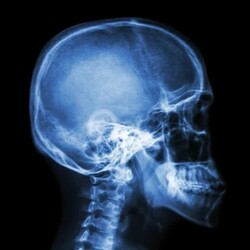
#> input picture Prueba2.jpg, 250 x 250 px
$ python Maestro_Esclavo_Rossler.py
#> lines starting #> are read from the running program, lines starting #| are printed output that depends on the picture; long printed decimals are rounded
"""
Este código será experimental para implementar
el sistema Maestro-Esclavo en un mismo código
"""
from pathlib import Path
import numpy as np
import pandas as pd
import time
import matplotlib.pyplot as plt
from scipy.integrate import solve_ivp
from PIL import Image

# PARÁMETROS DE ROSSLER
ROSSLER_PARAMS = {
    'a': 0.2,
    'b': 0.2,
    'c': 5.7
}

A = 0.3
B = 0.201
C = 5.7

H = 0.01
TIEMPO_SINC = 3500
KEYSTREAM = 40000
Y0_MAESTRO = [0.1, 0.1, 0.1]
Y0_ESCLAVO = [1.0, 1.0, 1.0]
K = 0.1


# ========== RUTAS Y ARCHIVOS ==========
CARPETA_RESULTADOS = Path("Resultados_Solo_Rossler")
CARPETA_RESULTADOS.mkdir(exist_ok=True)
IMAGEN_ORIGINAL = Path("Prueba2.jpg")
IMAGEN_DESCIFRADA = CARPETA_RESULTADOS / "ImagenDescifrada_Local.png"

# SERIES TEMPORALES
RUTA_SERIE_X = CARPETA_RESULTADOS / "x_maestro_esclavo.png"
RUTA_SERIE_Y = CARPETA_RESULTADOS / "y_maestro_esclavo.png"
RUTA_SERIE_Z = CARPETA_RESULTADOS / "z_maestro_esclavo.png"
# ERROR
RUTA_ERRORES = CARPETA_RESULTADOS / "errores_sincronizacion.csv"
RUTA_ERRORES_MEDIOS = CARPETA_RESULTADOS / "errores_medios_sincronizacion.csv"
RUTA_ERROR_X = CARPETA_RESULTADOS / "error_x.png"
RUTA_ERROR_Y = CARPETA_RESULTADOS / "error_y.png"
RUTA_ERROR_Z = CARPETA_RESULTADOS / "error_z.png"
# DISPERSION
RUTA_DISPERSION_X = CARPETA_RESULTADOS / "dispersion_x.png"
RUTA_DISPERSION_Y = CARPETA_RESULTADOS / "dispersion_y.png"
RUTA_DISPERSION_Z = CARPETA_RESULTADOS / "dispersion_z.png"

# SALIDAS CIFRADO
RUTA_IMAGEN_CONFUSION = CARPETA_RESULTADOS / "ImagenConfusion_Local.png"
RUTA_IMAGEN_CIFRADA = CARPETA_RESULTADOS / "ImagenCifrada_Local.png"
RUTA_TIMINGS = CARPETA_RESULTADOS / "tiempos_procesos.csv"
RUTA_DISPERSION = CARPETA_RESULTADOS / "diagrama_dispersion.png"
RUTA_HAMMING = CARPETA_RESULTADOS / "hamming.csv"
RUTA_VECTOR_CIFRADO_SERIE = CARPETA_RESULTADOS / "vector_cifrado.png"
RUTA_HISTOGRAMA_IMAGENES = CARPETA_RESULTADOS / "histogramas_imagenes.png"
RUTA_CORRELACION = CARPETA_RESULTADOS / "correlacion.csv"
RUTA_SERIES_VECTORES = CARPETA_RESULTADOS / "series_imagen_rossler.png"

PUNTOS_EVAL = 10000

RUTA_DISTANCIA_HAMMING_A = CARPETA_RESULTADOS / "hamming_vs_a.png"
RUTA_DISTANCIA_HAMMING_CSV_A = CARPETA_RESULTADOS / "hamming_vs_a.csv"
RUTA_DISTANCIA_HAMMING_B = CARPETA_RESULTADOS / "hamming_vs_b.png"
RUTA_DISTANCIA_HAMMING_CSV_B = CARPETA_RESULTADOS / "hamming_vs_b.csv"
RUTA_DISTANCIA_HAMMING_C = CARPETA_RESULTADOS / "hamming_vs_c.png"
RUTA_DISTANCIA_HAMMING_CSV_C = CARPETA_RESULTADOS / "hamming_vs_c.csv"

# ========== DINÁMICA COMBINADA MAESTRO–ESCLAVO ==========
def rossler_maestro_esclavo(t, state, a, b, c, k):
    """
    Estado: [x_m, y_m, z_m, x_s, y_s, z_s]
    """
    x_m, y_m, z_m, x_s, y_s, z_s = state

    # Maestro
    dxm = -y_m - z_m
    dym = x_m + a * y_m
    dzm = b + z_m * (x_m - c)

    # Esclavo (acoplado en y)
    dxs = -y_s - z_s
    dys = x_s + A * y_s + k * (y_m - y_s)
    dzs = B + z_s * (x_s - C)

    return [dxm, dym, dzm, dxs, dys, dzs]

def integrar_rossler(rossler_params, nmax):
    a = rossler_params['a']
    b = rossler_params['b']
    c = rossler_params['c']

    iteraciones = TIEMPO_SINC + KEYSTREAM
    t_span = (0, iteraciones * H)
    t_eval = np.arange(0, iteraciones * H, H)

    y0 = np.array(Y0_MAESTRO + Y0_ESCLAVO, dtype=float)

    sol = solve_ivp(
        fun=rossler_maestro_esclavo,
        t_span=t_span,
        y0=y0,
        args=(a, b, c, K),
        t_eval=t_eval,
        method='RK23', # Todos los metodos para solve_ivp son: 'RK23', 'RK45', 'DOP853', 'Radau', 'BDF', 'LSODA'
        rtol=1e-6,
        atol=1e-8,
    )
    """
    Anotaciones respecto a sol usando RK45 como base:
    RK23 si logró un error de sincronización menor, logrando una trayectoria continua de error = 0
    DOP853 logró resultados similares a RK45
    RADAU igual, similar a RK45
    BDF logra error menor, pero no continuo, con saltos en el error
    LSODA mismos casos con los demás

    En conclusión, actualmente RK23 es el que mejores resultados ha dado
    """
    x_maestro = sol.y[0]
    y_maestro = sol.y[1]
    z_maestro = sol.y[2]
    x_esclavo = sol.y[3]
    y_esclavo = sol.y[4]
    z_esclavo = sol.y[5]
    x_cif = sol.y[0][TIEMPO_SINC:iteraciones] # Se obtienen los datos después de TIEMPO_SINC
    x_descif = sol.y[3][TIEMPO_SINC:iteraciones]
    x_cif = np.resize(x_cif, nmax)
    x_descif = np.resize(x_descif, nmax)
    t = sol.t

    return t, x_maestro, y_maestro, z_maestro, x_esclavo, y_esclavo, z_esclavo, x_cif, x_descif


def aplicar_confusion(vector_informacion, nmax, rossler_params):
    print("[CONFUSION] APLICANDO CONFUSIÓN...")
    t_inicio_confusion = time.perf_counter()

    # Integrar Rössler
    t_inicio_rossler = time.perf_counter()
    t, x_maestro, y_maestro, z_maestro, x_esclavo, y_esclavo, z_esclavo, x_cif, x_descif = integrar_rossler(rossler_params, nmax)
    t_fin_rossler = time.perf_counter()
    tiempo_rossler = t_fin_rossler - t_inicio_rossler

    # 4. Aplicar confusión (solo después del tiempo de sincronización)
    vector_cifrado = np.zeros(nmax)
    vector_cifrado = vector_informacion + x_cif
    print("[CONFUSION] Confusión aplicada correctamente")

    t_fin_confusion = time.perf_counter()
    tiempo_confusion = t_fin_confusion - t_inicio_confusion

    print(f"[CONFUSION] Tiempo de integración de Rössler: {tiempo_rossler:.4f} segundos")
    print(f"[CONFUSION] Tiempo total de confusión: {tiempo_confusion:.4f} segundos")

    return vector_cifrado, tiempo_rossler, tiempo_confusion, t, x_maestro, y_maestro, z_maestro, x_esclavo, y_esclavo, z_esclavo, x_cif, x_descif

def revertir_confusion(vector_cifrado, x_descif, alto, ancho):

    img_recuperada = vector_cifrado - x_descif

    img_recuperada = np.round(img_recuperada * 255.0).clip(0, 255).astype(np.uint8)
    img_recuperada = img_recuperada.reshape((alto, ancho, 3))

    return Image.fromarray(img_recuperada)

def graficar_histogramas():
    img_original = Image.open(IMAGEN_ORIGINAL).convert("L")
    img_descifrada = Image.open(IMAGEN_DESCIFRADA).convert("L")

    pix_original = np.array(img_original).ravel()
    pix_descifrada = np.array(img_descifrada).ravel()

    bins = np.arange(257)

    fig, axes = plt.subplots(1, 2, figsize=(10, 5), sharey=True)

    axes[0].hist(pix_original, bins=bins, density=True, alpha=0.8, color="C0")
    axes[0].set_title("Imagen original")
    axes[0].set_xlabel("Intensidad (0 - 255)")
    axes[0].set_ylabel("Densidad de probabilidad")
    axes[0].grid(True, alpha=0.3)

    axes[1].hist(pix_descifrada, bins=bins, density=True, alpha=0.8, color="C1")
    axes[1].set_title("Imagen descifrada")
    axes[1].set_xlabel("Intensidad (0 - 255)")
    axes[1].grid(True, alpha=0.3)

    fig.suptitle("Histogramas de intensidades: original vs descifrada (escala de grises)", y=1.02)
    plt.tight_layout()
    plt.savefig(RUTA_HISTOGRAMA_IMAGENES, dpi=300)

def cargar_imagen():
    imagen = Image.open(IMAGEN_ORIGINAL)
    vector_inf = np.array(imagen)
    alto, ancho, canales = vector_inf.shape
    vector_inf = vector_inf.flatten().astype(np.float64)/255.0
    nmax = vector_inf.size
    print("[CARGA] Imagen cargada y vectorizada correctamente")
    return imagen, vector_inf, ancho, alto, nmax

def imagen_rossler(imagen, vector_cifrado, ancho, alto):
    """
    Genera y guarda la figura comparativa:
    original, después de difusión y después de confusión.
    """
    plt.figure(figsize=(15, 5))

    # Original
    plt.subplot(1, 2, 1)
    plt.imshow(imagen)
    plt.title("Original")
    plt.axis("off")

    # Después de confusión (pseudo-imagen)
    cifrado_norm = (vector_cifrado - np.min(vector_cifrado)) / (
        np.max(vector_cifrado) - np.min(vector_cifrado) + 1e-12
    )
    cifrado_img = np.clip(cifrado_norm, 0.0, 1.0)
    cifrado_img = np.round(cifrado_img*255.0).astype(np.uint8).reshape((alto, ancho, 3), order='F')
    plt.subplot(1, 2, 2)
    plt.imshow(cifrado_img)
    plt.title("Después de Confusión")
    plt.axis("off")

    plt.tight_layout()
    plt.savefig(RUTA_IMAGEN_CIFRADA)
    print(f"Resultados del proceso completo guardados en {RUTA_IMAGEN_CIFRADA}")

def graficar_series_vectores(vector_informacion, x_conf):
    plt.figure(figsize=(12, 8))

    # 1. Vector de difusión
    plt.subplot(2, 1, 1)
    plt.plot(vector_informacion)
    plt.ylabel("Difusión")
    plt.title("Vector de difusión")
    plt.grid(alpha=0.3)

    # 3. Serie x de Rössler
    plt.subplot(2, 1, 2)
    plt.plot(x_conf)
    plt.xlabel("Índice")
    plt.ylabel("x (Rössler)")
    plt.title("Serie x de Rössler (confusión)")
    plt.grid(alpha=0.3)

    plt.tight_layout()
    plt.savefig(RUTA_SERIES_VECTORES)
    print(f"[GRAFICA] Series difusión/logístico/Rössler guardadas en {RUTA_SERIES_VECTORES}")

def graficar_vector_cifrado(vector_cifrado):
    plt.figure(figsize=(10, 4))
    plt.plot(vector_cifrado)
    plt.xlabel("Índice")
    plt.ylabel("Valor")
    plt.title("Vector cifrado")
    plt.grid(alpha=0.3)
    plt.tight_layout()
    plt.savefig(RUTA_VECTOR_CIFRADO_SERIE)
    print(f"[GRAFICA] Vector cifrado guardado en {RUTA_VECTOR_CIFRADO_SERIE}")

def graficar_dispersion_imagenes(imagen, vector_cifrado):
    img_original = np.array(imagen).flatten().astype(np.float32)/255.0

    cifrado_normalizado = (vector_cifrado - np.min(vector_cifrado)) / (
        np.max(vector_cifrado) - np.min(vector_cifrado) + 1e-12
    )
    plt.figure(figsize=(6, 6))
    plt.scatter(img_original, cifrado_normalizado, s=1, alpha=0.3)
    plt.xlabel("Original (normalizada)")
    plt.ylabel("Cifrada (normalizada)")
    plt.title("Diagrama de dispersión: imagen original vs cifrada")
    plt.tight_layout()
    plt.savefig(RUTA_DISPERSION)
    print(f"[GRAFICA] Dispersión guardada en {RUTA_DISPERSION}")

def distancia_hamming(imagen_original, imagen_descifrada):
    img_original = np.array(imagen_original.convert("L"), dtype=np.uint8)
    img_descifrada = np.array(imagen_descifrada.convert("L"), dtype=np.uint8)

    img_original = img_original.flatten()
    img_descifrada = img_descifrada.flatten()

    n_bytes = min(img_original.size, img_descifrada.size)
    img_original = img_original[:n_bytes]
    img_descifrada = img_descifrada[:n_bytes]

    img_original = np.unpackbits(img_original)
    img_descifrada = np.unpackbits(img_descifrada)

    n_bits = min(img_original.size, img_descifrada.size)
    img_original = img_original[:n_bits]
    img_descifrada = img_descifrada[:n_bits]

    diff_bits = img_original ^ img_descifrada
    hamming_abs = int(diff_bits.sum())
    hamming_norm = hamming_abs / n_bits if n_bits > 0 else 0.0

    print(f"[HAMMING] Distancia de Hamming absoluta: {hamming_abs}")
    print(f"[HAMMING] Distancia de Hamming normalizada: {hamming_norm:.6f}")

    return hamming_abs, hamming_norm


def registrar_tiempos(tiempo_rossler, tiempo_confusion, tiempo_programa, tiempo_descifrado):
    """
    Se registran las métricas de tiempo para cada proceso en un archivo CSV
    """
    registro = {
        "timestamp": time.strftime("%m-%d %H:%M:%S"),
        "tiempo_rossler_segundos": tiempo_rossler,
        "tiempo_confusion_segundos": tiempo_confusion,
        "tiempo_programa_segundos": tiempo_programa,
        "tiempo_descifrado": tiempo_descifrado,
    }

    df = pd.DataFrame([registro])
    archivo = RUTA_TIMINGS.exists()
    df.to_csv(RUTA_TIMINGS, mode='a', index = False, header = not archivo)
    print(f"[TIEMPOS] Tiempos registrados en {RUTA_TIMINGS}")

def graficar_series(t, x_maestro, y_maestro, z_maestro, x_esclavo, y_esclavo, z_esclavo):
    # x(t)
    plt.figure(figsize=(10,6))
    plt.plot(t, x_maestro, label="Maestro", color='black', linewidth=1.3)
    plt.plot(t, x_esclavo, label="Esclavo", color="orange", linewidth=0.8, linestyle="dotted", alpha = 0.8)
    plt.xlabel("Tiempo")
    plt.ylabel("x(t)")
    plt.title("Serie temporal de x(t) - Maestro vs Esclavo")
    plt.legend()
    plt.grid(alpha=0.3)
    plt.tight_layout()
    plt.savefig(RUTA_SERIE_X, dpi = 400)
    print(f"[GRAFICA] Series x(t) guardadas en: {RUTA_SERIE_X}")

    # y(t)
    plt.figure(figsize=(10,6))
    plt.plot(t, y_maestro, label="Maestro", color='black', linewidth=1.3)
    plt.plot(t, y_esclavo, label="Esclavo", color="orange", linewidth=0.8, linestyle="dotted", alpha = 0.8)
    plt.xlabel("Tiempo")
    plt.ylabel("y(t)")
    plt.title("Serie temporal de y(t) - Maestro vs Esclavo")
    plt.legend()
    plt.grid(alpha=0.3)
    plt.tight_layout()
    plt.savefig(RUTA_SERIE_Y, dpi = 400)
    print(f"[GRAFICA] Series y(t) guardadas en: {RUTA_SERIE_Y}")

    # z(t)
    plt.figure(figsize=(10,6))
    plt.plot(t, z_maestro, label="Maestro", color='black', linewidth=1.3)
    plt.plot(t, z_esclavo, label="Esclavo", color="orange", linewidth=0.8, linestyle="dotted", alpha = 0.8)
    plt.xlabel("Tiempo")
    plt.ylabel("z(t)")
    plt.title("Serie temporal de z(t) - Maestro vs Esclavo")
    plt.legend()
    plt.grid(alpha=0.3)
    plt.tight_layout()
    plt.savefig(RUTA_SERIE_Z, dpi = 400)
    print(f"[GRAFICA] Series z(t) guardadas en: {RUTA_SERIE_Z}")

def graficar_errores(t, error_x, error_y, error_z):
    # Error x
    plt.figure(figsize=(10,6))
    plt.plot(t, error_x, color='purple', linewidth=1)
    plt.xlabel("Tiempo")
    plt.ylabel("Error en x(t)")
    plt.title("Error de sincronización en x(t)")
    plt.grid(alpha=0.3)
    plt.tight_layout()
    plt.savefig(RUTA_ERROR_X, dpi = 400)
    print(f"[GRAFICA] Error en x(t) guardado en: {RUTA_ERROR_X}")

    # Error y
    plt.figure(figsize=(10,6))
    plt.plot(t, error_y, color='purple', linewidth=1)
    plt.xlabel("Tiempo")
    plt.ylabel("Error en y(t)")
    plt.title("Error de sincronización en y(t)")
    plt.grid(alpha=0.3)
    plt.tight_layout()
    plt.savefig(RUTA_ERROR_Y, dpi = 400)
    print(f"[GRAFICA] Error en y(t) guardado en: {RUTA_ERROR_Y}")

    # Error z
    plt.figure(figsize=(10,6))
    plt.plot(t, error_z, color='purple', linewidth=1)
    plt.xlabel("Tiempo")
    plt.ylabel("Error en z(t)")
    plt.title("Error de sincronización en z(t)")
    plt.grid(alpha=0.3)
    plt.tight_layout()
    plt.savefig(RUTA_ERROR_Z, dpi = 400)
    print(f"[GRAFICA] Error en z(t) guardado en: {RUTA_ERROR_Z}")

def graficar_dispersion(x_maestro, x_esclavo, y_maestro, y_esclavo, z_maestro, z_esclavo):
    # Dispersión x
    plt.figure(figsize=(6,6))
    plt.scatter(x_maestro, x_esclavo, color='green', s=1, alpha=0.5)
    plt.xlabel("x Maestro")
    plt.ylabel("x Esclavo")
    plt.title("Diagrama de dispersión x Maesto vs x Esclavo")
    plt.grid(alpha=0.3)
    plt.tight_layout()
    plt.savefig(RUTA_DISPERSION_X, dpi = 400)
    print(f"[GRAFICA] Diagrama de dispersión x guardado en: {RUTA_DISPERSION_X}")

    # Dispersión y
    plt.figure(figsize=(6,6))
    plt.scatter(y_maestro, y_esclavo, color='green', s=1, alpha=0.5)
    plt.xlabel("y Maestro")
    plt.ylabel("y Esclavo")
    plt.title("Diagrama de dispersión y Maesto vs y Esclavo")
    plt.grid(alpha=0.3)
    plt.tight_layout()
    plt.savefig(RUTA_DISPERSION_Y, dpi = 400)
    print(f"[GRAFICA] Diagrama de dispersión y guardado en: {RUTA_DISPERSION_Y}")

    # Dispersión z
    plt.figure(figsize=(6,6))
    plt.scatter(z_maestro, z_esclavo, color='green', s=1, alpha=0.5)
    plt.xlabel("z Maestro")
    plt.ylabel("z Esclavo")
    plt.title("Diagrama de dispersión z Maestro vs z Esclavo")
    plt.grid(alpha=0.3)
    plt.tight_layout()
    plt.savefig(RUTA_DISPERSION_Z, dpi = 400)
    print(f"[GRAFICA] Diagrama de dispersión z guardado en: {RUTA_DISPERSION_Z}")

def guardar_errores_csv(t, error_x, error_y, error_z):
    df_errores = pd.DataFrame({
        "Tiempo": t,
        "Error_x": error_x,
        "Error_y": error_y,
        "Error_z": error_z
    })

    df_errores.to_csv(RUTA_ERRORES, index=False)
    print(f"[CSV] Errores de sincronizacion guardados en: {RUTA_ERRORES}")

def coeficiente_correlacion_imagenes(imagen_original, imagen_descifrada):
    # Convertir a escala de grises y a float
    img_orig = np.array(imagen_original.convert("L"), dtype=np.float64)
    img_decr = np.array(imagen_descifrada.convert("L"), dtype=np.float64)

    # Aplanar
    orig_flat = img_orig.flatten()
    decr_flat = img_decr.flatten()

    # Emparejar longitudes
    n = min(orig_flat.size, decr_flat.size)
    orig_flat = orig_flat[:n]
    decr_flat = decr_flat[:n]

    # Evitar problemas de desviación estándar cero o muy pocos datos
    if n < 2 or np.std(orig_flat) == 0 or np.std(decr_flat) == 0:
        correlacion = 0.0
    else:
        corr_matrix = np.corrcoef(orig_flat, decr_flat)
        correlacion = float(corr_matrix[0, 1])

    print(f"[CORRELACION] Coeficiente de correlación: {correlacion:.6f}")
    return correlacion


def main():
    # =============================== PROCESO DE CIFRADO ===============================

    inicio_programa = time.perf_counter()
    imagen, vector_inf, ancho, alto, nmax = cargar_imagen()
#> in cargar_imagen, imagen is the input picture: PIL image 250x250 RGB; mean R, G, B 40.5, 58.3, 81
#> ancho = 250; alto = 250; nmax = 187500
    print(f"[CARGA] Medidas de la imagen: Ancho={ancho}, Alto={alto}, Canales=3, Total píxeles={nmax//3}, Total valores={nmax}")
#| [CARGA] Medidas de la imagen: Ancho=250, Alto=250, Canales=3, Total píxeles=62500, Total valores=187500


    # 3. Aplicar confusión
    vector_cifrado, tiempo_rossler, tiempo_confusion, t, x_maestro, y_maestro, z_maestro, x_esclavo, y_esclavo, z_esclavo, x_cif, x_descif = aplicar_confusion(vector_inf, nmax, ROSSLER_PARAMS)
#> tiempo_rossler = 2.21; tiempo_confusion = 2.21


    # =============================== PROCESO DE DESCIFRADO ===============================
    print("[DESCIFRADO] INICIANDO PROCESO DE DESCIFRADO...")
    t_inicio_descifrado = time.perf_counter()
    # Revertir confusion
    imagen_descifrada = revertir_confusion(vector_cifrado, x_descif, alto, ancho)
#> in revertir_confusion, `img_recuperada = img_recuperada.reshape((alto, ancho, 3))`:
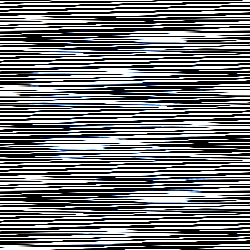
#> img_recuperada: shape (250, 250, 3); mean of channels 0, 1, 2 117.4, 118.9, 120.9; drawn as R, G, B

    imagen_descifrada.save(IMAGEN_DESCIFRADA)
    t_fin_descifrado = time.perf_counter()
    tiempo_descifrado = t_fin_descifrado - t_inicio_descifrado
    fin_programa = time.perf_counter()
    tiempo_programa = fin_programa - inicio_programa
    print(f"[PROGRAMA] Tiempo total del programa: {tiempo_programa:.4f} segundos")
    registrar_tiempos(
        tiempo_rossler,
        tiempo_confusion,
        tiempo_programa,
        tiempo_descifrado
    )
#> in registrar_tiempos, `registro = { "timestamp": time.strftime("%m-%d %H:%M:%S"), "tiempo_ros..`: registro = {'timestamp': '11-20 13:29:35', 'tiempo_rossler_segundos': 2.21, 'tiempo_confusion_segundos': 2.21, 'tiempo_programa_segundos': 2.23, 'tiempo_descifrado': 0.0087}
#> in registrar_tiempos, `df = pd.DataFrame([registro])`: df = table of 1 rows and 5 columns

    # Calcular errores de sincronizacion
    error_x = np.abs(x_maestro - x_esclavo)
    error_y = np.abs(y_maestro - y_esclavo)
    error_z = np.abs(z_maestro - z_esclavo)

    img_original = Image.open(IMAGEN_ORIGINAL)
    img_descifrada = Image.open(IMAGEN_DESCIFRADA)

    # Graficar difusion y confusion como imagenes
    imagen_rossler(imagen, vector_cifrado, ancho, alto)
#> in imagen_rossler, `cifrado_img = np.round(cifrado_img*255.0).astype(np.uint8).reshape((al..`:
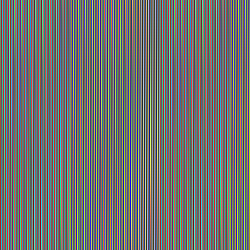
#> cifrado_img: shape (250, 250, 3); mean of channels 0, 1, 2 112.3, 114.3, 111.9; drawn as R, G, B

    # Graficar series de difusion, logistico y rossler
    graficar_series_vectores(vector_inf, x_cif)

    # Graficar vector cifrado
    graficar_vector_cifrado(vector_cifrado)

    # Graficar distancia Hamming
    distancia_hamming(img_original, img_descifrada)
#> in distancia_hamming, `img_original = np.array(imagen_original.convert("L"), dtype=np.uint8)`:
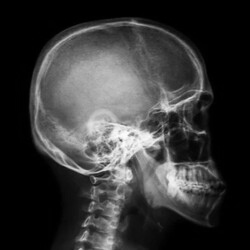
#> img_original: shape (250, 250); min 0, max 254, mean 55.6
#> in distancia_hamming, `img_descifrada = np.array(imagen_descifrada.convert("L"), dtype=np.uin..`:
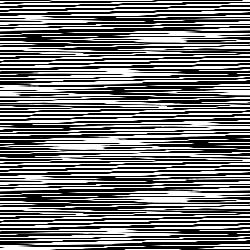
#> img_descifrada: shape (250, 250); min 0, max 255, mean 118.7
#> in distancia_hamming, `hamming_abs = int(diff_bits.sum())`: hamming_abs = 238330
#> in distancia_hamming, `hamming_norm = hamming_abs / n_bits if n_bits > 0 else 0.0`: hamming_norm = 0.477
#| [HAMMING] Distancia de Hamming absoluta: 238330
#| [HAMMING] Distancia de Hamming normalizada: 0.4767

    # Graficar series temporales
    graficar_series(
        t, x_maestro, y_maestro, z_maestro, x_esclavo, y_esclavo, z_esclavo
    )
    # Graficar errores
    graficar_errores(t, error_x, error_y, error_z)

    # Graficar diagramas de dispersion
    graficar_dispersion(x_maestro, x_esclavo, y_maestro, y_esclavo, z_maestro, z_esclavo)
#> in graficar_dispersion, `plt.savefig(RUTA_DISPERSION_Y, dpi = 400)`:
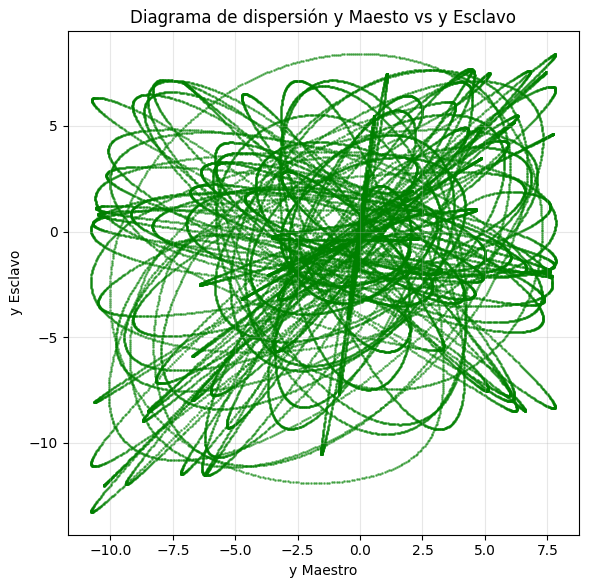
#> figure drawn by matplotlib, 1 panel
#> in graficar_dispersion, `plt.savefig(RUTA_DISPERSION_Z, dpi = 400)`:
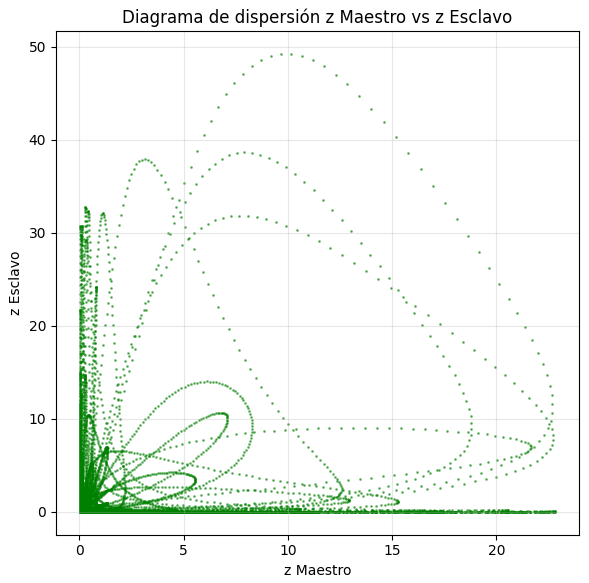
#> figure drawn by matplotlib, 1 panel
    graficar_dispersion_imagenes(imagen, vector_cifrado)
#> in graficar_dispersion_imagenes, `plt.savefig(RUTA_DISPERSION)`:
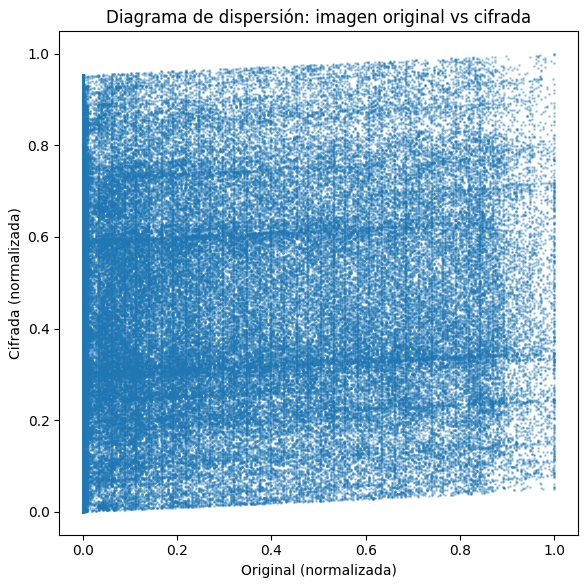
#> figure drawn by matplotlib, 1 panel

    # Guardar errores en CSV
    guardar_errores_csv(t, error_x, error_y, error_z)
#> in guardar_errores_csv, `df_errores = pd.DataFrame({ "Tiempo": t, "Error_x": error_x, "Error_y"..`: df_errores = table of 43500 rows and 4 columns

    # Calcular errores medios despues de TIEMPO_SINC
    errores_medios = pd.DataFrame([{
        "Error_medio_x": np.mean(error_x[TIEMPO_SINC:]),
        "Error_medio_y": np.mean(error_y[TIEMPO_SINC:]),
        "Error_medio_z": np.mean(error_z[TIEMPO_SINC:])
    }])
#> errores_medios = table of 1 rows and 3 columns

    # Guardar errores medios en CSV
    errores_medios.to_csv(RUTA_ERRORES_MEDIOS, index=False)
    print(f"[CSV] Errores medios de sincronizacion guardados en: {RUTA_ERRORES_MEDIOS}")

    # Distancia hamming entre imagen original y descifrada

    distancia_hamming(img_original, img_descifrada)
#| [HAMMING] Distancia de Hamming absoluta: 238330
#| [HAMMING] Distancia de Hamming normalizada: 0.4767
    # Coeficiente de correlacion entre imagen original y descifrada
    correlacion = coeficiente_correlacion_imagenes(img_original, img_descifrada)
#> in coeficiente_correlacion_imagenes, `corr_matrix = np.corrcoef(orig_flat, decr_flat)`: corr_matrix = [[1, 0.0517], [0.0517, 1]]
#> in coeficiente_correlacion_imagenes, `correlacion = float(corr_matrix[0, 1])`: correlacion = 0.0517
#| [CORRELACION] Coeficiente de correlación: 0.05168
#> correlacion = 0.0517

    # Guardar correlación en CSV
    df_corr_base = pd.DataFrame([{
        "descripcion": "correlacion_original_vs_descifrada",
        "correlacion": correlacion
    }])
#> df_corr_base = table of 1 rows and 2 columns
    df_corr_base.to_csv(
        RUTA_CORRELACION,
        index=False,
        mode="a",
        header=not RUTA_CORRELACION.exists()
    )
    print(f"[CORR] Correlación base guardada en {RUTA_CORRELACION}")

    # Experimento distancia Hamming vs 'a' de Rössler
    # experimento_hamming_vs_a(
    #     ROSSLER_PARAMS,
    #     nmax,
    #     vector_cifrado,
    #     ancho,
    #     alto,
    #     vector_logistico
    # )
    # Experimento distancia Hamming vs 'aLog' y 'x0_log' del mapa logístico
    # experimento_hamming_vs_logistico(
    #     LOGISTIC_PARAMS,
    #     vector_cifrado,
    #     ancho,
    #     alto,
    #     nmax,
    #     x_descif,
    #     vector_logistico,
    #     img_original
    # )


if __name__ == "__main__":
    main()
    print("[PROGRAMA] EJECUCIÓN COMPLETADA")
